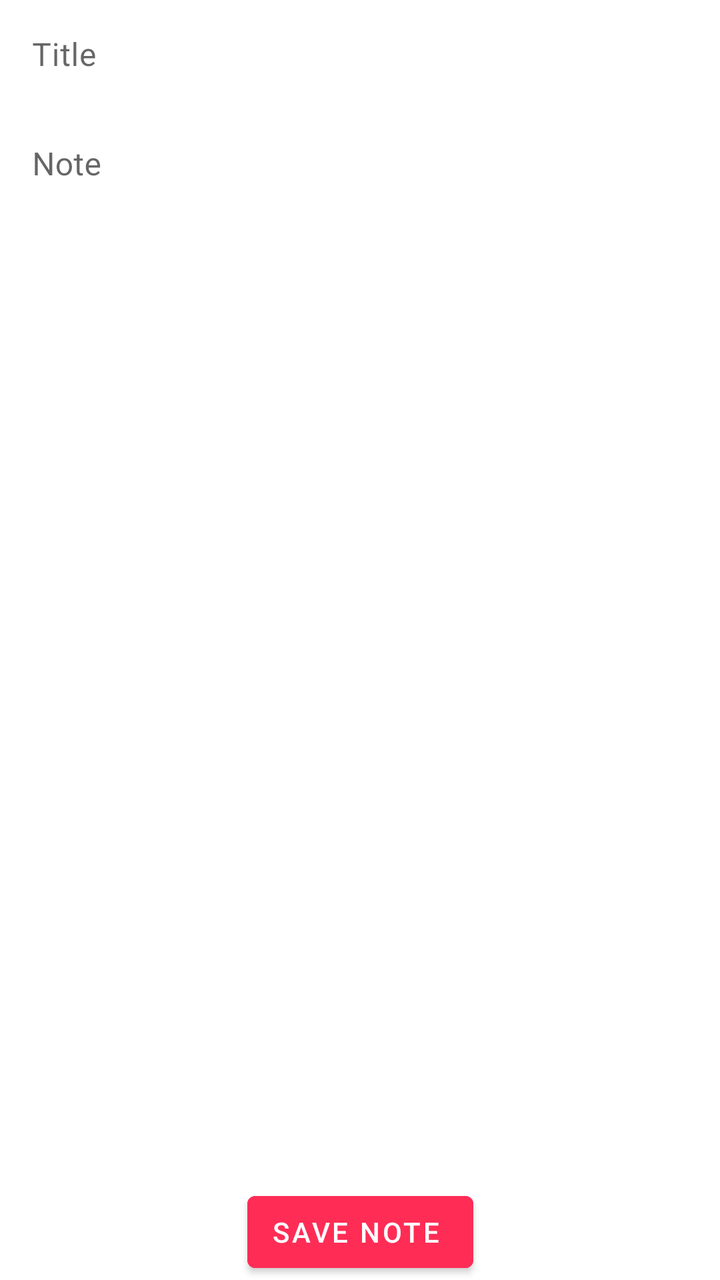
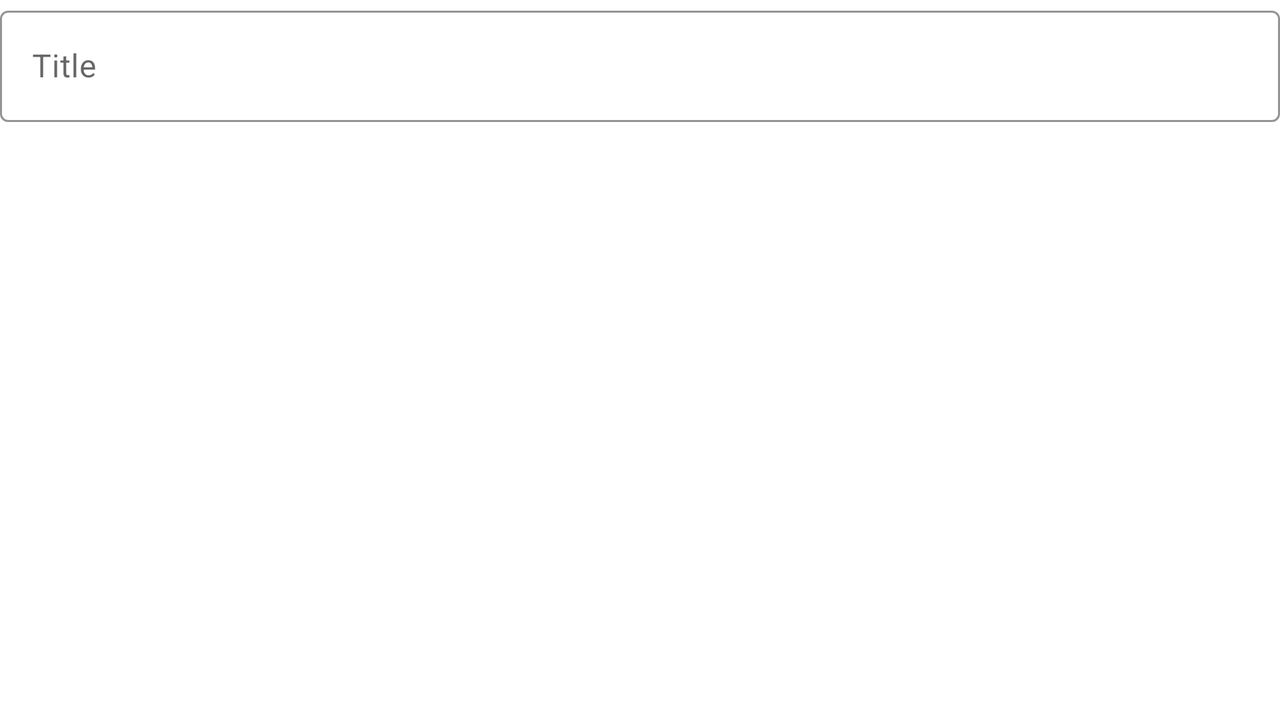

First picture: res/layout/ on a phone held upright. Second picture: the repository's own variant of that layout, on a device whose configuration matches the variant's folder. Source for both follows.
<!-- AndroidManifest.xml: application theme Theme.MyApp -->
<!-- res/layout/activity_note.xml -->
<?xml version="1.0" encoding="utf-8"?>
<androidx.constraintlayout.widget.ConstraintLayout xmlns:android="http://schemas.android.com/apk/res/android"
    xmlns:app="http://schemas.android.com/apk/res-auto"
    xmlns:tools="http://schemas.android.com/tools"
    android:layout_width="match_parent"
    android:layout_height="match_parent"
    tools:context=".NoteActivity"
    >

    <com.google.android.material.textfield.TextInputLayout
        android:id="@+id/textInputLayout"
        style="@style/Widget.MaterialComponents.TextInputLayout.FilledBox"
        android:layout_width="match_parent"
        android:layout_height="wrap_content"
        android:hint="@string/note_title"
        app:boxStrokeColor="@color/colorAccent"
        app:boxStrokeWidth="0dp"
        app:hintTextColor="@color/colorAccent"
        app:layout_constraintStart_toStartOf="parent"
        app:layout_constraintTop_toTopOf="parent"
        app:boxBackgroundColor="#fff"
        >

        <com.google.android.material.textfield.TextInputEditText
            android:id="@+id/edit_note_title"
            android:layout_width="match_parent"
            android:layout_height="wrap_content"
            android:singleLine="true"/>

    </com.google.android.material.textfield.TextInputLayout>

    <com.google.android.material.textfield.TextInputLayout
        android:id="@+id/textInputLayout2"
        style="@style/Widget.MaterialComponents.TextInputLayout.FilledBox.Dense"
        android:layout_width="0dp"

        android:layout_height="0dp"
        android:gravity="start"
        android:hint="@string/note_body"
        android:textAlignment="viewStart"
        app:boxBackgroundColor="#fff"
        app:boxStrokeColor="#fff"
        app:boxStrokeWidth="0dp"
        app:hintTextColor="@color/colorAccent"
        app:layout_constraintBottom_toTopOf="@+id/chip_group"
        app:layout_constraintEnd_toEndOf="parent"
        app:layout_constraintHeight_default="spread"
        app:layout_constraintStart_toStartOf="parent"
        app:layout_constraintTop_toBottomOf="@+id/textInputLayout"
        app:layout_constraintWidth_default="spread">

        <com.google.android.material.textfield.TextInputEditText
            android:id="@+id/edit_note_body"
            android:layout_width="match_parent"
            android:layout_height="wrap_content"
            android:textAlignment="viewStart" />

    </com.google.android.material.textfield.TextInputLayout>

    <com.google.android.material.chip.ChipGroup
        android:id="@+id/chip_group"
        android:layout_width="match_parent"
        android:layout_height="wrap_content"
        app:layout_constraintBottom_toTopOf="@+id/button_save"
        app:layout_constraintStart_toStartOf="parent">


    </com.google.android.material.chip.ChipGroup>

    <com.google.android.material.button.MaterialButton
        android:id="@+id/button_save"
        style="@style/Widget.MaterialComponents.Button.Icon"

        android:layout_width="wrap_content"
        android:layout_height="wrap_content"
        android:backgroundTint="@color/colorAccent"
        android:text="save note"
        app:icon="@drawable/baseline_note_add_24"
        app:iconGravity="start"
        app:layout_constraintBottom_toBottomOf="parent"
        app:layout_constraintEnd_toEndOf="parent"
        app:layout_constraintStart_toStartOf="parent" />


</androidx.constraintlayout.widget.ConstraintLayout>
<!-- resources referenced by this layout -->
<resources>
  <color name="colorAccent">#ff2d55</color>
  <string name="note_body">Note</string>
  <string name="note_title">Title</string>
  <style name="Theme.MyApp" parent="Theme.MaterialComponents.DayNight">
          <item name="colorPrimary">@color/colorPrimary</item>
          <item name="colorPrimaryDark">@color/colorPrimaryDark</item>
          <item name="colorAccent">@color/colorAccent</item>
      </style>
  <color name="colorPrimary">#ecf0f1</color>
  <color name="colorPrimaryDark">#bdc3c7</color>
</resources>
<!-- res/layout-land/activity_note.xml (the repository's variant of the layout above) -->
<!-- drawn on the phone turned sideways -->
<?xml version="1.0" encoding="utf-8"?>
<androidx.constraintlayout.widget.ConstraintLayout xmlns:android="http://schemas.android.com/apk/res/android"
    xmlns:app="http://schemas.android.com/apk/res-auto"
    xmlns:tools="http://schemas.android.com/tools"
    android:layout_width="match_parent"
    android:layout_height="match_parent"
    tools:context=".NoteActivity"
    >

    <com.google.android.material.textfield.TextInputLayout
        android:id="@+id/textInputLayout"
        style="@style/Widget.MaterialComponents.TextInputLayout.OutlinedBox"
        android:layout_width="match_parent"
        android:layout_height="wrap_content"
        android:hint="@string/note_title"
        app:boxStrokeColor="@color/colorPrimaryDark"
        app:hintTextColor="@color/colorPrimaryDark"
        app:layout_constraintEnd_toEndOf="parent"
        app:layout_constraintStart_toStartOf="parent"
        app:layout_constraintTop_toTopOf="parent">

        <com.google.android.material.textfield.TextInputEditText
            android:id="@+id/title_textinput"
            android:layout_width="match_parent"
            android:layout_height="wrap_content" />
    </com.google.android.material.textfield.TextInputLayout>





</androidx.constraintlayout.widget.ConstraintLayout>
<!-- resources referenced by the variant -->
<!-- as the phone turned sideways resolves them -->
<resources>
  <color name="colorPrimaryDark">#bdc3c7</color>
  <string name="note_title">Title</string>
  <style name="Theme.MyApp" parent="Theme.MaterialComponents.DayNight">
          <item name="colorPrimary">@color/colorPrimary</item>
          <item name="colorPrimaryDark">@color/colorPrimaryDark</item>
          <item name="colorAccent">@color/colorAccent</item>
      </style>
  <color name="colorPrimary">#ecf0f1</color>
  <color name="colorAccent">#ff2d55</color>
</resources>
